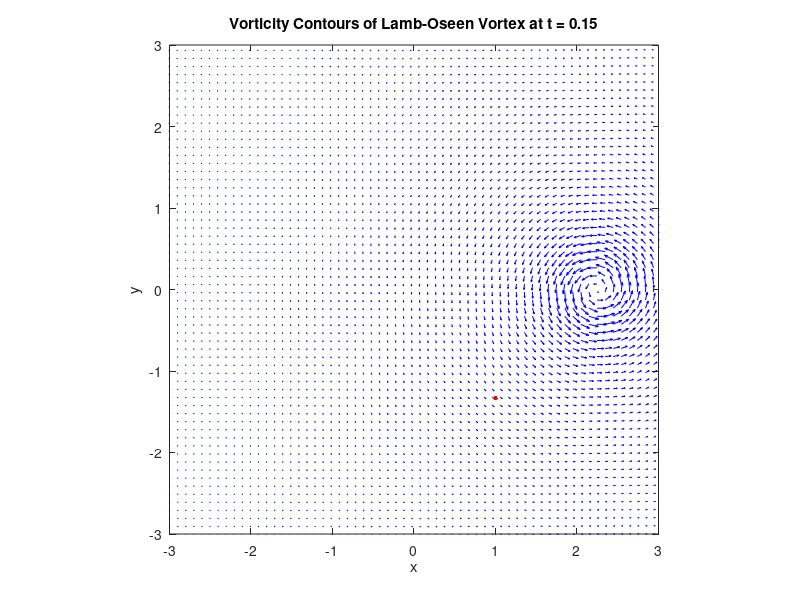

This figure's MATLAB source:
clear; clc; close all;

r=-3.1:0.099:3.1;
[x,y]=meshgrid(r);
big_basis = [];
tMax = 0.15;
dt = 0.001;
mu = 0.25;
lagrangian_path = [];
numberOfRows = 1;
for i=1:0.5:numberOfRows
    idx = 23;
    idxy = 23;
    x_pos = x(idx, idxy);
    y_pos = y(idx, idxy);
    counter = 1;
    for t = 0:dt:tMax
        % Generating data
        % row by row
        % rr=((x+2-t).^2+(y+i-3).^2)*10;
        % U = -(y+i-3)./(rr).*(1-exp((-rr)/(4*mu)));
        % V = (x+2-t)./(rr).*(1-exp((-rr)/(4*mu)));


        % Generating data
        % center to left
        K1 = 2; % strength of the vortex
        % if t <= 0.1
        %     K3 = 15;
        % end
        % if t > 0.1
        %     K3 = -2;
        % end
        K2 = -15; % speed of the vortex
        killing_constant = 0;
        offset_x = 0;
        offset_y = 0;
        rr=((x +offset_x+ K2*t).^2+(y-offset_y-(K2*t*killing_constant)).^2)*10;
        U = -K1*(y-offset_y-(K2*t*killing_constant))./(rr).*(1-exp((-rr)/(4*mu)));
        V = K1*(x +offset_x+ K2*t)./(rr).*(1-exp((-rr)/(4*mu)));
        % rr=((x - t).^2+(y).^2)*10;
        % U = -(y)./(rr).*(1-exp((-rr)/(4*mu)));
        % V = (x - t)./(rr).*(1-exp((-rr)/(4*mu)));
        
        u = reshape(U, [], 1);
        v = reshape(V, [], 1);
        

        big_basis = [big_basis, [u,v]];
        counter = counter + 1;
        % if counter > 5
        %     break;
        % end
        quiver(x,y, U, V , "b" ) ;
        hold on
        
        plot(x_pos, y_pos, '.', 'Color', 'r', 'MarkerSize', 10);
        lagrangian_path = [lagrangian_path, [x_pos; y_pos]];
        
        
    
        x_pos = max(-3, min(3, x_pos + U(idx, idxy) ));
        y_pos = min(3, max(-3, y_pos + V(idx, idxy) ));
    
        givenPoint = [x_pos, y_pos];
        % Calculate Euclidean distances
        distances = sqrt((x - givenPoint(1)).^2 + (y - givenPoint(2)).^2);
        
        % Find the indices of the minimum distance
        [minDist, minIdx] = min(distances(:));
        
        % Convert linear index to subscripts
        [minRow, minCol] = ind2sub(size(distances), minIdx);
        idx = minRow;
        idxy = minCol;
        % x_pos = x_pos + velocity;
        % y_pos = y_pos + velocity;
        hold off
        axis([-3 3 -3 3]);
        axis equal ;
    
        title(['Vorticity Contours of Lamb-Oseen Vortex at t = ', num2str(t)]);
        xlabel('x');
        ylabel('y');
        drawnow;
    end
end
save("big_basis.mat", "big_basis")

[u,s,v] = svd(big_basis);